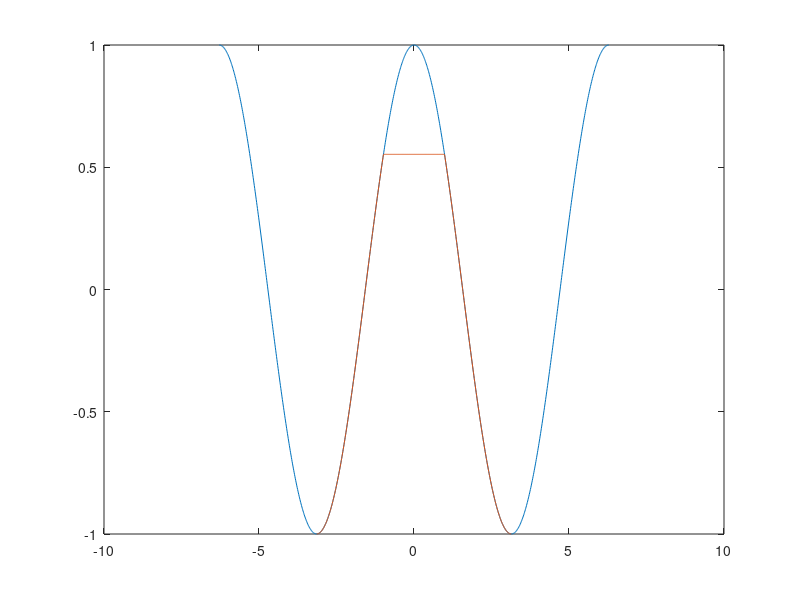
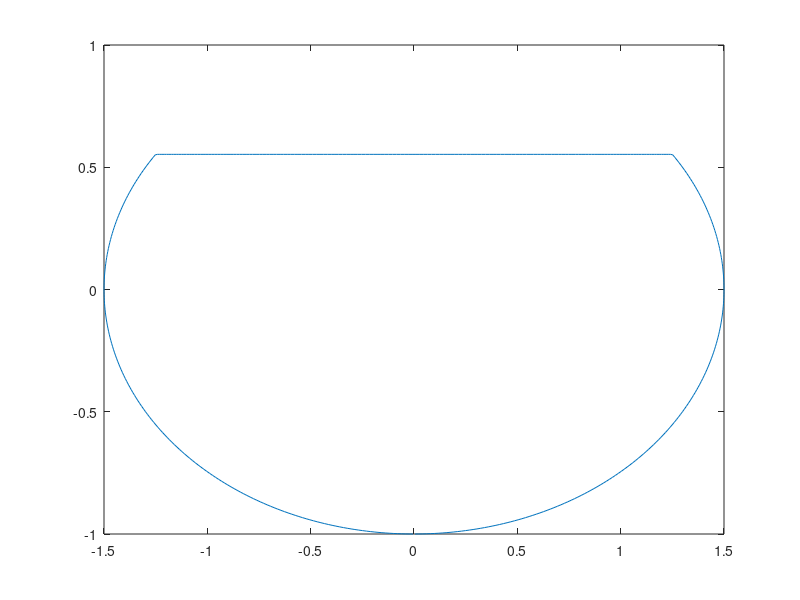

These figures' MATLAB source, in order:
clear all;
close all;

dmaj = 3;
dmin = 2;

nwidth = 2.5;

theta = linspace(-2*pi,2*pi,1000);
yshift = zeros(1,length(theta));
y = (dmin/2)*cos(theta);
x = (dmaj/2)*sin(theta);
% flatlimit = pi/4;
flatlimit = asin(nwidth/dmaj);
% flatheight = 0;

for i = 1:length(yshift)
    % Don't shift y if outside the chosen bounds
    if theta(i) <= -pi | theta(i) >= pi
        yshift(i) = 0;
    elseif theta(i) >= -flatlimit & theta(i) <= flatlimit
        yshift(i) = (dmin/2)*cos(-flatlimit);
    else
        yshift(i) = y(i);
    end          
end

yshift(yshift == 0) = NaN;  % THIS STILL CAUSES A HOLE IN THE BOTTOM OF THE ELLIPSE
for i = 1:length(theta)
    if theta(i) == 0
        yshift(i) = 0;
    end
end



% NEXT STEPS: relate flat length to angle so that the flat length can be
% specified and the appropriate angles used
figure(1)
plot(theta,y)
hold on
plot(theta,yshift)

hold off
figure(2)
plot(x,yshift)